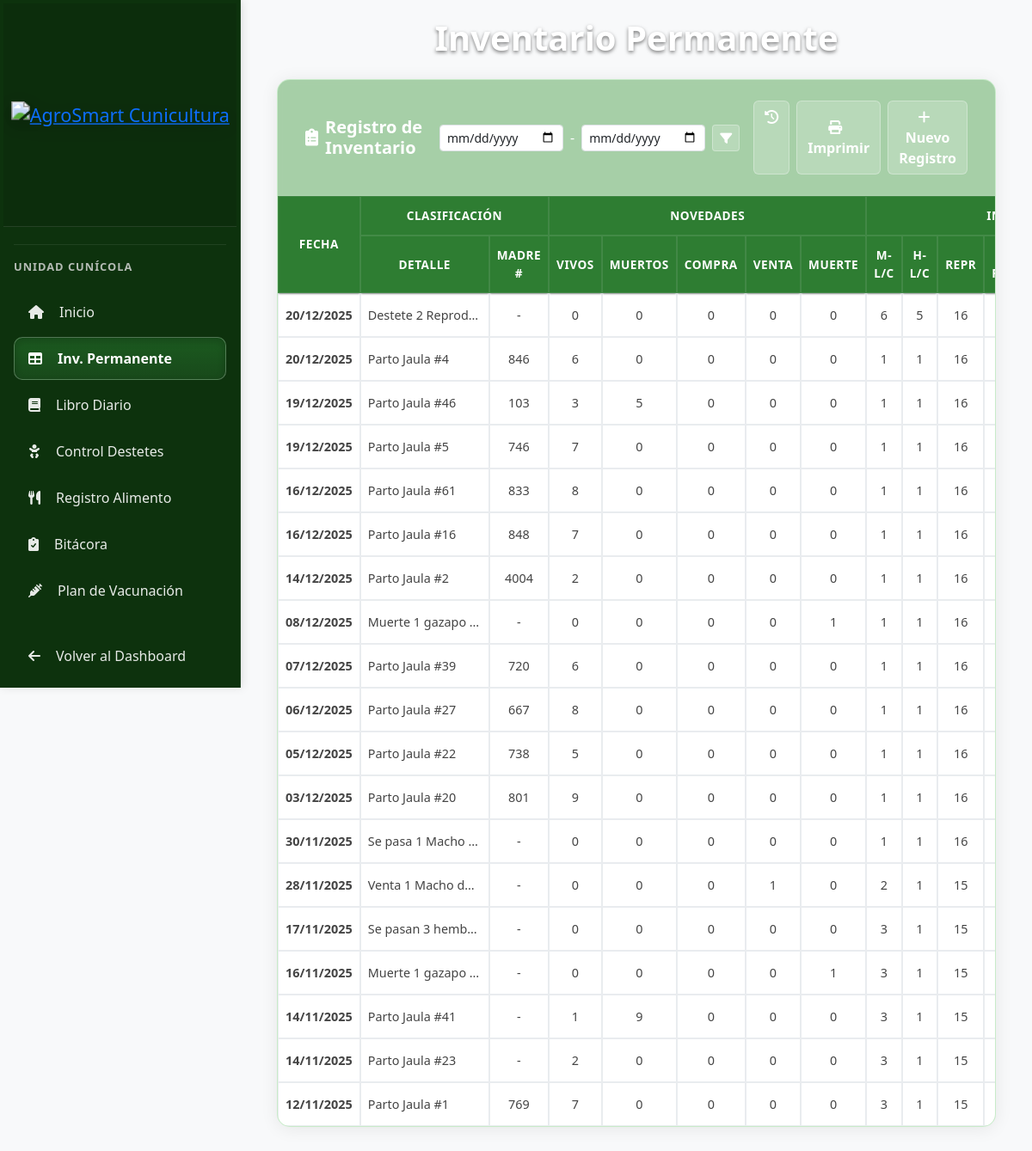
Page /cunicultura/inventario/ (signed in) on the committed database.
### apps/cunicultura/models.py (models this page shows, shortened)
class InventarioConejos(models.Model):
    fecha = models.DateField(default=timezone.now)
    detalle = models.CharField(max_length=200, help_text="Clasificación o detalle (ej. Parto Jaula #38)")
    jaula = models.CharField(max_length=50, blank=True, null=True)
    identificacion = models.CharField(max_length=50, blank=True, null=True)
    madre_id = models.CharField(max_length=50, blank=True, null=True, verbose_name="Madre #")
    gazapos_vivos = models.IntegerField(default=0)
    gazapos_muertos = models.IntegerField(default=0)
    compra = models.IntegerField(default=0)
    venta = models.IntegerField(default=0)
    muerte = models.IntegerField(default=0)
    macho_levante_ceba = models.IntegerField(default=0)
    hembra_levante_ceba = models.IntegerField(default=0)
    reproductores = models.IntegerField(default=0)
    hembra_reemplazo = models.IntegerField(default=0)
    hembra_no_lactando = models.IntegerField(default=0)
    hembra_lactando = models.IntegerField(default=0)
    gazapos = models.IntegerField(default=0)
    total = models.IntegerField(default=0, editable=False)
    firma_responsable = models.ImageField(upload_to='firmas/cunicultura/inventario/', blank=True, null=True)
    class Meta:
        verbose_name = "Inventario Permanente Conejos"
        verbose_name_plural = "Inventarios Permanentes Conejos"
        ordering = ['-fecha']

### apps/cunicultura/views.py (the view)
# urls.py: path('inventario/', views.inventario_permanente, name='inventario_permanente'),
@login_required
@role_required(['superusuario', 'admin_cunicola', 'practicante_cunicola', 'veterinario', 'solo_vista', 'punto_blanco'])
def inventario_permanente(request):
    registros = InventarioConejos.objects.all().order_by('-fecha', '-id')
    fecha_inicio = request.GET.get('fecha_inicio')
    fecha_fin = request.GET.get('fecha_fin')
    if fecha_inicio and fecha_fin:
        registros = registros.filter(fecha__range=[fecha_inicio, fecha_fin])
    elif fecha_inicio:
        registros = registros.filter(fecha__gte=fecha_inicio)
    if request.method == 'POST':
        if 'eliminar' in request.POST:
            registro_id = request.POST.get('id') or request.POST.get('eliminar')
            justificacion = request.POST.get('justificacion')
            registro = get_object_or_404(InventarioConejos, id=registro_id)
            datos_anteriores = model_to_dict(registro)
            datos_anteriores['fecha'] = str(datos_anteriores['fecha'])
            HistorialInventarioConejos.objects.create(
                usuario=request.user,
                accion='ELIMINAR',
                justificacion=justificacion,
                registro_id=registro.id,
                fecha_registro=registro.fecha,
                detalle_registro=registro.detalle,
                datos_anteriores=json.dumps(datos_anteriores, default=str)
            )
            registro.delete()
            messages.success(request, 'Registro eliminado correctamente')
            return redirect('cunicultura:inventario_permanente')
        else: # Crear nuevo
            form = InventarioConejosForm(request.POST, request.FILES)
            if form.is_valid():
                registro = form.save()
                HistorialInventarioConejos.objects.create(
                    usuario=request.user,
                    accion='CREAR',
                    registro_id=registro.id,
                    fecha_registro=registro.fecha,
                    detalle_registro=registro.detalle
                )
                messages.success(request, 'Registro creado correctamente')
                return redirect('cunicultura:inventario_permanente')
    else:
        form = InventarioConejosForm()
    context = {
        'registros': registros,
        'form': form,
        'fecha_inicio': fecha_inicio,
        'fecha_fin': fecha_fin,
    }
    return render(request, 'cunicultura/inventario_permanente.html', context)

### templates/cunicultura/inventario_permanente.html (shortened to what this page needs)
{% extends 'cunicultura/base.html' %}
{% load static %}
{% block content %}
<div class="glass-wrap">
    <h2 class="text-center text-white mb-4 fw-bold" style="font-size: 2.5rem; text-shadow: 0 2px 4px rgba(0,0,0,0.5);">Inventario Permanente</h2>
    <div class="unified-dashboard-card">
        <div class="card-header">
            <h5 class="section-title">
                <i class="fas fa-clipboard-list"></i>
                Registro de Inventario
            </h5>
            <div class="d-flex gap-2">
                <form class="d-flex gap-2 align-items-center me-2" method="get">
                    <input type="date" name="fecha_inicio" class="form-control form-control-sm" value="{{ fecha_inicio|default:'' }}" placeholder="Desde">
                    <span class="text-white">-</span>
                    <input type="date" name="fecha_fin" class="form-control form-control-sm" value="{{ fecha_fin|default:'' }}" placeholder="Hasta">
                    <button type="submit" class="btn btn-sm btn-light-custom">
                        <i class="fas fa-filter"></i>
                    </button>
                </form>
                <a href="{% url 'cunicultura:historial_inventario' %}" class="btn btn-light-custom" title="Historial">
                    <i class="fas fa-history"></i>
                </a>
                <button type="button" class="btn btn-light-custom" onclick="window.print()">
                    <i class="fas fa-print me-2"></i>Imprimir
                </button>
                <button type="button" class="btn btn-light-custom" data-bs-toggle="modal" data-bs-target="#registroModal">
                    <i class="fas fa-plus me-2"></i>Nuevo Registro
                </button>
            </div>
        </div>
        <div class="card-body p-0">
            <div class="table-responsive">
                <table class="table table-custom table-sm text-center mb-0">
                    <thead>
                        <tr>
                            <th rowspan="2" class="align-middle">Fecha</th>
                            <th colspan="2">Clasificación</th>
                            <th colspan="5">Novedades</th>
                            <th colspan="7">Inventario</th>
                        </tr>
                        <tr>
                            <th>Detalle</th>
                            <th>Madre #</th>
                            <th>Vivos</th>
                            <th>Muertos</th>
                            <th>Compra</th>
                            <th>Venta</th>
                            <th>Muerte</th>
                            <th>M-L/C</th>
                            <th>H-L/C</th>
                            <th>Repr</th>
                            <th>H-Reem</th>
                        </tr>
                    </thead>
                    <tbody>
                        {% for registro in registros %}
                        <tr data-id="{{ registro.id }}"
                            data-fecha="{{ registro.fecha|date:'Y-m-d' }}"
                            data-detalle="{{ registro.detalle }}"
                            data-madre_id="{{ registro.madre_id|default:'' }}"
                            data-gazapos_vivos="{{ registro.gazapos_vivos }}"
                            data-gazapos_muertos="{{ registro.gazapos_muertos }}"
                            data-compra="{{ registro.compra }}"
                            data-venta="{{ registro.venta }}"
                            data-muerte="{{ registro.muerte }}"
                            data-macho_levante_ceba="{{ registro.macho_levante_ceba }}"
                            data-hembra_levante_ceba="{{ registro.hembra_levante_ceba }}"
                            data-reproductores="{{ registro.reproductores }}"
                            data-hembra_reemplazo="{{ registro.hembra_reemplazo }}"
                            data-hembra_no_lactando="{{ registro.hembra_no_lactando }}"
                            data-hembra_lactando="{{ registro.hembra_lactando }}"
                            data-gazapos="{{ registro.gazapos }}"
                            data-firma_url="{% if registro.firma_responsable %}{{ registro.firma_responsable.url }}{% endif %}">
                            <td class="fw-bold text-nowrap">{{ registro.fecha|date:"d/m/Y" }}</td>
                            <td class="text-start text-truncate" style="max-width: 150px;">{{ registro.detalle }}</td>
                            <td>{{ registro.madre_id|default:"-" }}</td>
                            <td>{{ registro.gazapos_vivos }}</td>
                            <td>{{ registro.gazapos_muertos }}</td>
                            <td>{{ registro.compra }}</td>
                            <td>{{ registro.venta }}</td>
                            <td>{{ registro.muerte }}</td>
                            <td>{{ registro.macho_levante_ceba }}</td>
                            <td>{{ registro.hembra_levante_ceba }}</td>
                            <td>{{ registro.reproductores }}</td>
                            <td>{{ registro.hembra_reemplazo }}</td>
                        </tr>
                        {% endfor %}
                    </tbody>
                </table>
            </div>
        </div>
    </div>
</div>
{% endblock %}

### templates/cunicultura/inventario_permanente.html (style rules this page uses)
.unified-dashboard-card { background: rgba(0, 175, 0, 0.25); backdrop-filter: blur(5px); border-radius: 15px; box-shadow: 0 2px 20px rgba(0,0,0,0.08); border: 1px solid rgba(255,255,255,0.2); color: white; overflow: hidden; margin-bottom: 2rem; }
.unified-dashboard-card .card-header { padding: 1.5rem 2rem; border-bottom: 1px solid rgba(255,255,255,0.1); background: rgba(0, 0, 0, 0.1); display: flex; justify-content: space-between; align-items: center; }
.unified-dashboard-card .card-body { padding: 0; }
.section-title { margin: 0; color: white; font-weight: 600; display: flex; align-items: center; gap: 0.5rem; font-size: 1.25rem; }
.glass-wrap { width: 100%; max-width: 98%; margin: 0 auto; }
.table-custom { margin-bottom: 0; width: 100%; border-collapse: separate; border-spacing: 0; }
.table-custom thead th { background-color: #2E7D32 !important; color: white !important; border: 1px solid rgba(255,255,255,0.1); vertical-align: middle; font-weight: 600; text-transform: uppercase; font-size: 0.85rem; padding: 12px 8px; letter-spacing: 0.5px; }
.table-custom tbody tr { background-color: white !important; color: #444 !important; transition: all 0.2s; }
.table-custom tbody td { border: 1px solid #e9ecef; padding: 10px 8px; vertical-align: middle; }
.btn-light-custom { background: rgba(255,255,255,0.9); border: 1px solid rgba(255,255,255,0.5); color: #2e7d32; font-weight: 600; }

### templates/cunicultura/base.html (style rules this page uses)
.glass-wrap { width: 100%; max-width: 95%; margin: 0 auto; }
.unified-dashboard-card { background: rgba(0, 175, 0, 0.25); backdrop-filter: blur(5px); border-radius: 15px; box-shadow: 0 2px 20px rgba(0,0,0,0.08); border: 1px solid rgba(255,255,255,0.2); color: white; overflow: hidden; margin-bottom: 2rem; }
.unified-dashboard-card .card-header { background: rgba(0, 0, 0, 0.1); padding: 1.5rem 2rem; border-bottom: 1px solid rgba(255, 255, 255, 0.1); color: white; display: flex; justify-content: space-between; align-items: center; }
.unified-dashboard-card .card-header h5 { color: white; }
.unified-dashboard-card .card-body { padding: 0; }
.section-title { margin: 0; color: white; font-weight: 600; display: flex; align-items: center; gap: 0.5rem; font-size: 1.25rem; }
.table-custom { width: 100%; margin-bottom: 0; border-collapse: separate; border-spacing: 0; color: #444; }
.table-custom thead th { background-color: #2E7D32 !important; color: white !important; font-weight: 600; text-transform: uppercase; font-size: 0.85rem; letter-spacing: 0.5px; padding: 12px 8px; border: 1px solid rgba(255,255,255,0.1); position: sticky; top: 0; z-index: 2; box-shadow: 0 2px 2px -1px rgba(0, 0, 0, 0.4); vertical-align: middle; }
.table-custom tbody tr { background-color: white !important; transition: all 0.2s; }
.table-custom tbody td { padding: 10px 8px; vertical-align: middle; border-bottom: 1px solid #e9ecef; border: 1px solid #e9ecef; color: #444; font-size: 0.9rem; }
.btn-light-custom { background: rgba(255, 255, 255, 0.2); border: 1px solid rgba(255, 255, 255, 0.3); color: white; transition: all 0.3s ease; }

### rows in the picture
InventarioConejos: fecha "20/12/2025", detalle "Destete 2 Reprod…", madre_id "-", gazapos_vivos "0", gazapos_muertos "0", compra "0", venta "0", muerte "0", macho_levante_ceba "6", hembra_levante_ceba "5", reproductores "16"
InventarioConejos: fecha "20/12/2025", detalle "Parto Jaula #4", madre_id "846", gazapos_vivos "6", gazapos_muertos "0", compra "0", venta "0", muerte "0", macho_levante_ceba "1", hembra_levante_ceba "1", reproductores "16"
InventarioConejos: fecha "19/12/2025", detalle "Parto Jaula #46", madre_id "103", gazapos_vivos "3", gazapos_muertos "5", compra "0", venta "0", muerte "0", macho_levante_ceba "1", hembra_levante_ceba "1", reproductores "16"
InventarioConejos: fecha "19/12/2025", detalle "Parto Jaula #5", madre_id "746", gazapos_vivos "7", gazapos_muertos "0", compra "0", venta "0", muerte "0", macho_levante_ceba "1", hembra_levante_ceba "1", reproductores "16"
InventarioConejos: fecha "16/12/2025", detalle "Parto Jaula #61", madre_id "833", gazapos_vivos "8", gazapos_muertos "0", compra "0", venta "0", muerte "0", macho_levante_ceba "1", hembra_levante_ceba "1", reproductores "16"
InventarioConejos: fecha "16/12/2025", detalle "Parto Jaula #16", madre_id "848", gazapos_vivos "7", gazapos_muertos "0", compra "0", venta "0", muerte "0", macho_levante_ceba "1", hembra_levante_ceba "1", reproductores "16"
InventarioConejos: fecha "14/12/2025", detalle "Parto Jaula #2", madre_id "4004", gazapos_vivos "2", gazapos_muertos "0", compra "0", venta "0", muerte "0", macho_levante_ceba "1", hembra_levante_ceba "1", reproductores "16"
InventarioConejos: fecha "08/12/2025", detalle "Muerte 1 gazapo…", madre_id "-", gazapos_vivos "0", gazapos_muertos "0", compra "0", venta "0", muerte "1", macho_levante_ceba "1", hembra_levante_ceba "1", reproductores "16"
InventarioConejos: fecha "07/12/2025", detalle "Parto Jaula #39", madre_id "720", gazapos_vivos "6", gazapos_muertos "0", compra "0", venta "0", muerte "0", macho_levante_ceba "1", hembra_levante_ceba "1", reproductores "16"
InventarioConejos: fecha "06/12/2025", detalle "Parto Jaula #27", madre_id "667", gazapos_vivos "8", gazapos_muertos "0", compra "0", venta "0", muerte "0", macho_levante_ceba "1", hembra_levante_ceba "1", reproductores "16"
InventarioConejos: fecha "05/12/2025", detalle "Parto Jaula #22", madre_id "738", gazapos_vivos "5", gazapos_muertos "0", compra "0", venta "0", muerte "0", macho_levante_ceba "1", hembra_levante_ceba "1", reproductores "16"
InventarioConejos: fecha "03/12/2025", detalle "Parto Jaula #20", madre_id "801", gazapos_vivos "9", gazapos_muertos "0", compra "0", venta "0", muerte "0", macho_levante_ceba "1", hembra_levante_ceba "1", reproductores "16"
InventarioConejos: fecha "30/11/2025", detalle "Se pasa 1 Macho…", madre_id "-", gazapos_vivos "0", gazapos_muertos "0", compra "0", venta "0", muerte "0", macho_levante_ceba "1", hembra_levante_ceba "1", reproductores "16"
InventarioConejos: fecha "28/11/2025", detalle "Venta 1 Macho d…", madre_id "-", gazapos_vivos "0", gazapos_muertos "0", compra "0", venta "1", muerte "0", macho_levante_ceba "2", hembra_levante_ceba "1", reproductores "15"
InventarioConejos: fecha "17/11/2025", detalle "Se pasan 3 hemb…", madre_id "-", gazapos_vivos "0", gazapos_muertos "0", compra "0", venta "0", muerte "0", macho_levante_ceba "3", hembra_levante_ceba "1", reproductores "15"
InventarioConejos: fecha "16/11/2025", detalle "Muerte 1 gazapo…", madre_id "-", gazapos_vivos "0", gazapos_muertos "0", compra "0", venta "0", muerte "1", macho_levante_ceba "3", hembra_levante_ceba "1", reproductores "15"
InventarioConejos: fecha "14/11/2025", detalle "Parto Jaula #41", madre_id "-", gazapos_vivos "1", gazapos_muertos "9", compra "0", venta "0", muerte "0", macho_levante_ceba "3", hembra_levante_ceba "1", reproductores "15"
InventarioConejos: fecha "14/11/2025", detalle "Parto Jaula #23", madre_id "-", gazapos_vivos "2", gazapos_muertos "0", compra "0", venta "0", muerte "0", macho_levante_ceba "3", hembra_levante_ceba "1", reproductores "15"
InventarioConejos: fecha "12/11/2025", detalle "Parto Jaula #1", madre_id "769", gazapos_vivos "7", gazapos_muertos "0", compra "0", venta "0", muerte "0", macho_levante_ceba "3", hembra_levante_ceba "1", reproductores "15"
